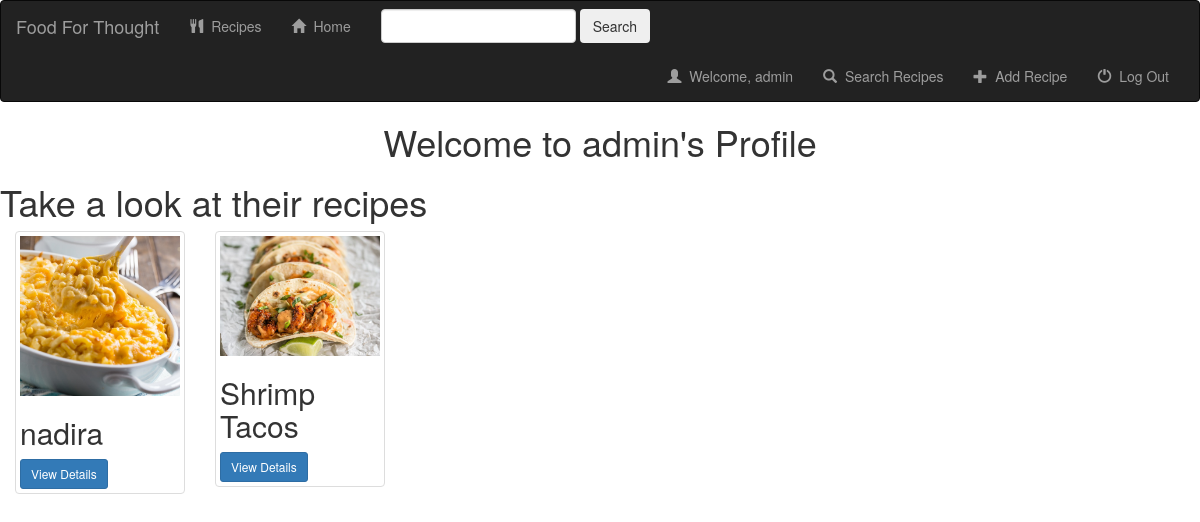
Page /recipe/admin/ on the committed database.
### recipe/models.py (models this page shows, shortened)
class RecipeD(models.Model):
	user = models.ForeignKey(User, default=1)
	Name = models.CharField(max_length=250)
	post = models.CharField(max_length = 10000000, default="")
	Cuisine = models.CharField(max_length=250)
	created = models.DateTimeField(auto_now_add=True, blank=False, null=True)
	RecipeProcedure = models.CharField(max_length = 1000000)
	RecipePicture = models.FileField(default="")

### recipe/views.py (the view)
# urls.py: url(r'^(?P<username>[\w-]+)/$', views.ProfileView.as_view(), name = 'profile-detail'),
class ProfileView(generic.DetailView):
	User = get_user_model()
	template_name = 'recipe/user.html'
	def get_object(self):
		username = self.kwargs.get("username")
		if username is None:
			raise Http404
		return get_object_or_404(User, username__iexact=username, is_active=True)

### recipe/templates/recipe/user.html (shortened to what this page needs)
<head>
    <link rel="stylesheet" href="https://maxcdn.bootstrapcdn.com/bootstrap/3.3.6/css/bootstrap.min.css">
</head>
<nav class="navbar navbar-inverse">
    <div class ="container-fluid">
    <div class="navbar-header">
        <a class="navbar-brand" href="{% url 'recipe:index' %}">Food For Thought</a>
    </div>
    <div class="collapse navbar-collapse">
        <ul class="nav navbar-nav">
            <li class="">
                <a href="">
                    <span class="glyphicon glyphicon-cutlery"></span>&nbsp;
                    Recipes
                </a>
            </li>
            <li class="">
                <a href="{% url 'recipe:home'%}">
                    <span class="glyphicon glyphicon-home"></span>&nbsp;
                    Home
                </a>
            </li>
        </ul>
        <form class="navbar-form navbar-left" role="search" method="get" action="{% url 'recipe:index' %}">
            <div class="form-group">
                <input type="text" class="form-control" name="q" value="{{ request.GET.q }}">
            </div>
            <button type="submit" class=btn btn-default">Search</button>
        </form>
        <ul class = "nav navbar-nav navbar-right">
            <li class="">
                <a href="{% url 'recipe:index' %}">
                    <span class="glyphicon glyphicon-user"></span>&nbsp;
                    Welcome, {{user}}
                </a>
            </li>
            <li class="">
                <a href="{% url 'recipe:search' %}">
                    <span class="glyphicon glyphicon-search"></span>&nbsp;
                    Search Recipes
                </a>
            </li>
            <li class="">
                <a href="{% url 'recipe:recipe-add'%}">
                    <span class="glyphicon glyphicon-plus"></span>&nbsp;
                    Add Recipe
                </a>
            </li>
            <li class="">
                <a href="{% url 'recipe:logout_user' %}">
                    <span class="glyphicon glyphicon-off"></span>&nbsp;
                    Log Out
                </a>
            </li>
        </ul>
    </div>
    </div>
</nav>
<body style='background-color: white;'>
<h1><center>Welcome to  {{user.username}}'s Profile</center></h1>
<h1>Take a look at their recipes</h1>
    {% for recipe in user.reciped_set.all %}
    <div class = "col-sm-4 col-lg-2">
        <div class = "thumbnail">
         <img src = "{{recipe.RecipePicture.url}}"/>
    <h2>{{recipe.Name}}</h2>
     <a href="/recipe/{{ recipe.id }}" class="btn btn-primary btn-sm" role="button">View Details</a>
     </div>
     </div>
    {% endfor %}
</body>

### rows in the picture
RecipeD: RecipePicture (picture), Name "nadira"
RecipeD: RecipePicture (picture), Name "Shrimp Tacos"

### other values in the picture
{{ user }} "admin"
{{ user.username }} "admin"
